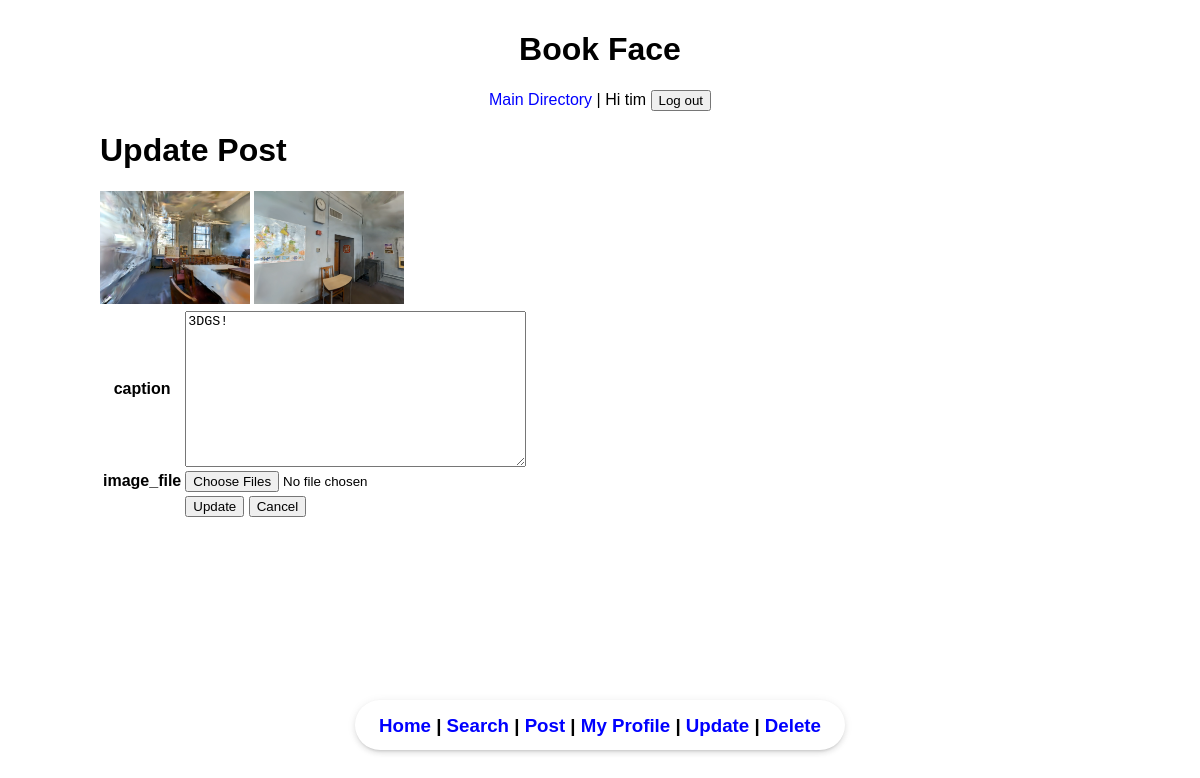
The app's page /mini_insta/post/13/update (signed in) with its own data.
### mini_insta/models.py (models this page shows, shortened)
class Photo(models.Model):
    post = models.ForeignKey("Post", on_delete=models.CASCADE)
    image_url = models.URLField(blank=True)
    image_file = models.ImageField(blank=True)
    timestamp = models.DateTimeField(auto_now=True)
    def get_image_url(self):
        if self.image_file:
            return self.image_file.url
        return self.image_url

class Post(models.Model):
    profile = models.ForeignKey("Profile", on_delete=models.CASCADE)
    caption = models.TextField(blank=True)
    timestamp = models.DateTimeField(auto_now=True)
    def get_all_photos(self):
        photos = Photo.objects.filter(post=self)
        return photos

### mini_insta/views.py (the view, shortened to what this page needs)
# urls.py: path('post/<int:pk>/update', UpdatePostView.as_view(), name="update_post"),
class UpdatePostView(CustomLoginRequiredMixin, UpdateView):
    model = Post
    form_class = UpdatePostForm
    template_name = "mini_insta/update_post_form.html"

### mini_insta/forms.py
class UpdatePostForm(forms.ModelForm):
    image_file = forms.ImageField(required=False)
    class Meta:
        model = Post
        fields = ['caption']

### mini_insta/templates/mini_insta/update_post_form.html (shortened to what this page needs)
{% extends 'mini_insta/base.html' %}
{% block content%}
<h1> Update Post </h1>
{% for photo in post.get_all_photos %}
    <img src="{{ photo.get_image_url }}" style="max-width: 150px;">
{% endfor %}
<form method = 'POST' enctype="multipart/form-data">
    <table>
        {% for field in form %}
        <tr>
        <th>{{field.name}}</th>
        {% if field.name == "image_file"%}
        <td>
            <input type="file" accept="image/*" multiple name="image_file">
        </td>
        {% else %}
        <td>{{field}}</td>
        {% endif %}
        </tr>
        {% endfor %}
        <tr>
        <td></td>
        <td>
            <input type='submit' name = 'Update' value= 'Update'>
                   <button type="button" onclick="location.href='{% url 'post' post.pk %}'">Cancel</button>
        </td>
    </tr>
    </table>
</form>
{%endblock%}

### mini_insta/templates/mini_insta/base.html (shortened to what this page needs)
{% load static %}
<html>
    <head>
        <link rel="stylesheet" href="{% static 'styles.css' %}">
    </head>
    <body>
        <header style="padding-top: 10px">
            <h1> Book Face</h1>
            <a href="{% url 'show_all_profiles' %}">Main Directory</a> |
            {% if request.user.is_authenticated %}
                Hi {{ request.user }}
                <form method="POST" action="{% url 'logout' %}" style="display:inline">
                    <button type="submit">Log out</button>
                </form>
            {% else %}
            <a href="{% url 'login' %}">Log in</a>
            {% endif %}
        </header>
        <main>
        {% block content %}
        {% endblock %}
        </main>
        <footer style="margin-top: auto; padding: 20px">
                        <div id="floatbar">
    <h3 style="margin-top:15px">
    {% if request.user.is_authenticated %}
        <a href="{% url 'show_feed' %}">Home</a>
        | <a href="{% url 'search' %}">Search</a>
        | <a href="{% url 'create_post' %}">Post</a>
        | <a href="{% url 'show_my_profile' %}">My Profile</a>
    {% endif %}
    {% block floatbar_links %}
    {% if post and request.user == post.profile.user %}
        | <a href="{% url 'update_post' post.pk %}">Update</a>
        | <a href="{% url 'delete_post' post.pk %}">Delete</a>
    {% endif %}
    {% endblock %}
</h3>
</div>
        </footer>
    </body>
</html>

### static/styles.css (style rules this page uses)
header { font-family: sans-serif; margin-left: auto; margin-right: auto; text-align: center; }
body { margin: 0 auto; padding: 0 16px; font-family: sans-serif; max-width: 1000px; min-height: 100vh; display: flex; flex-direction: column; }
img { max-height: 100vw; }
a, a:visited { color: blue; text-decoration: none; }
#floatbar { position: fixed; z-index: 9999; bottom: 50px; width: fit-content; padding: 0 24px; white-space: nowrap; height: 50px; background: white; left: 50%; transform: translateX(-50%); text-align: center; border-radius: 30px; box-shadow: 0px 3px 3px -2px rgba(0,0,0,0.14), 0px 3px 6px 0px rgba(0,0,0,0.09), 0px 1px 10px 0px rgba(0,0,0,0.07); }

### records on screen
Photo: get_image_url (picture)
Photo: get_image_url (picture)
Post: form "3DGS!"

### other values on screen
{{ request.user }} "tim"
{{ field.name }} "caption" "image_file"
